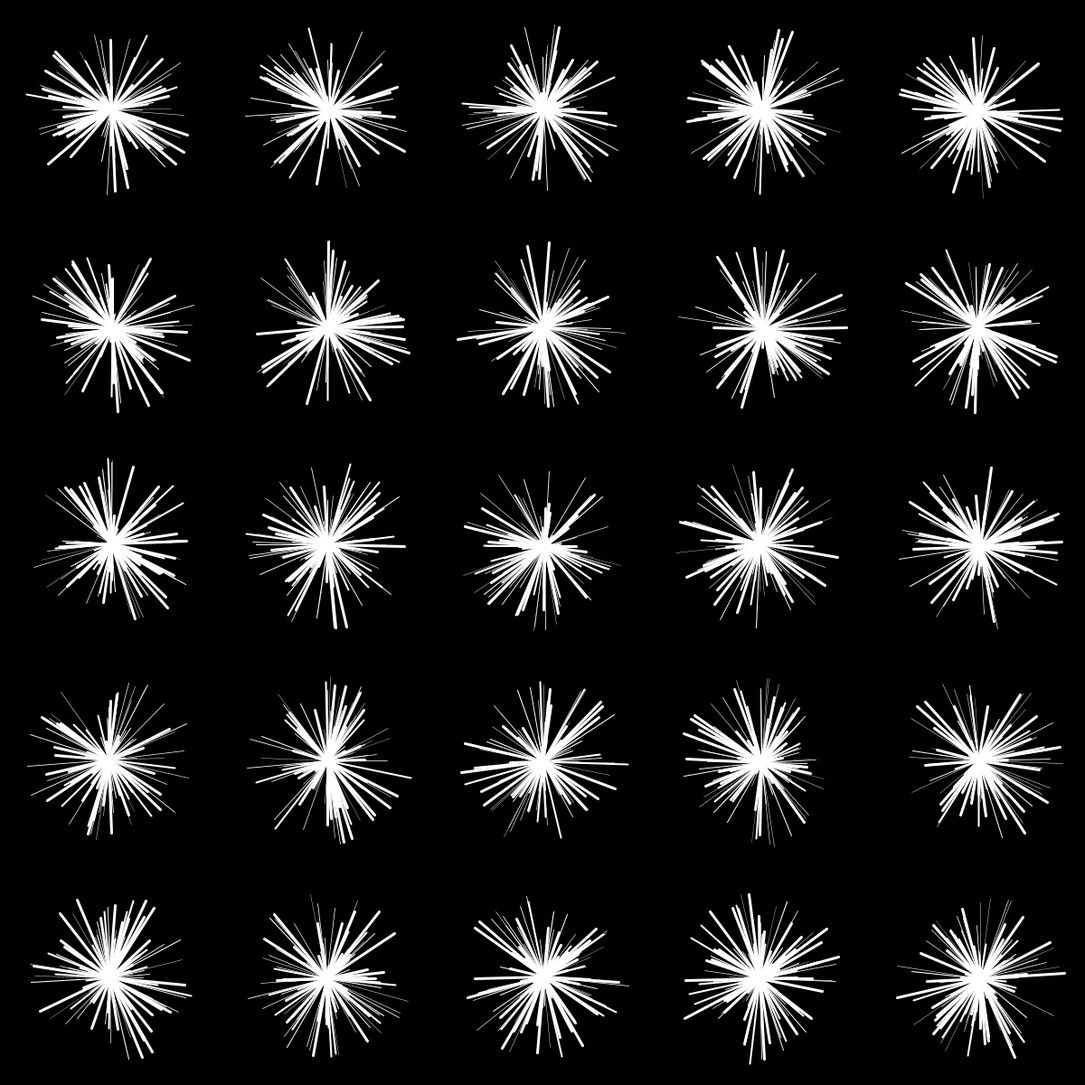
Frame 1 (no input)
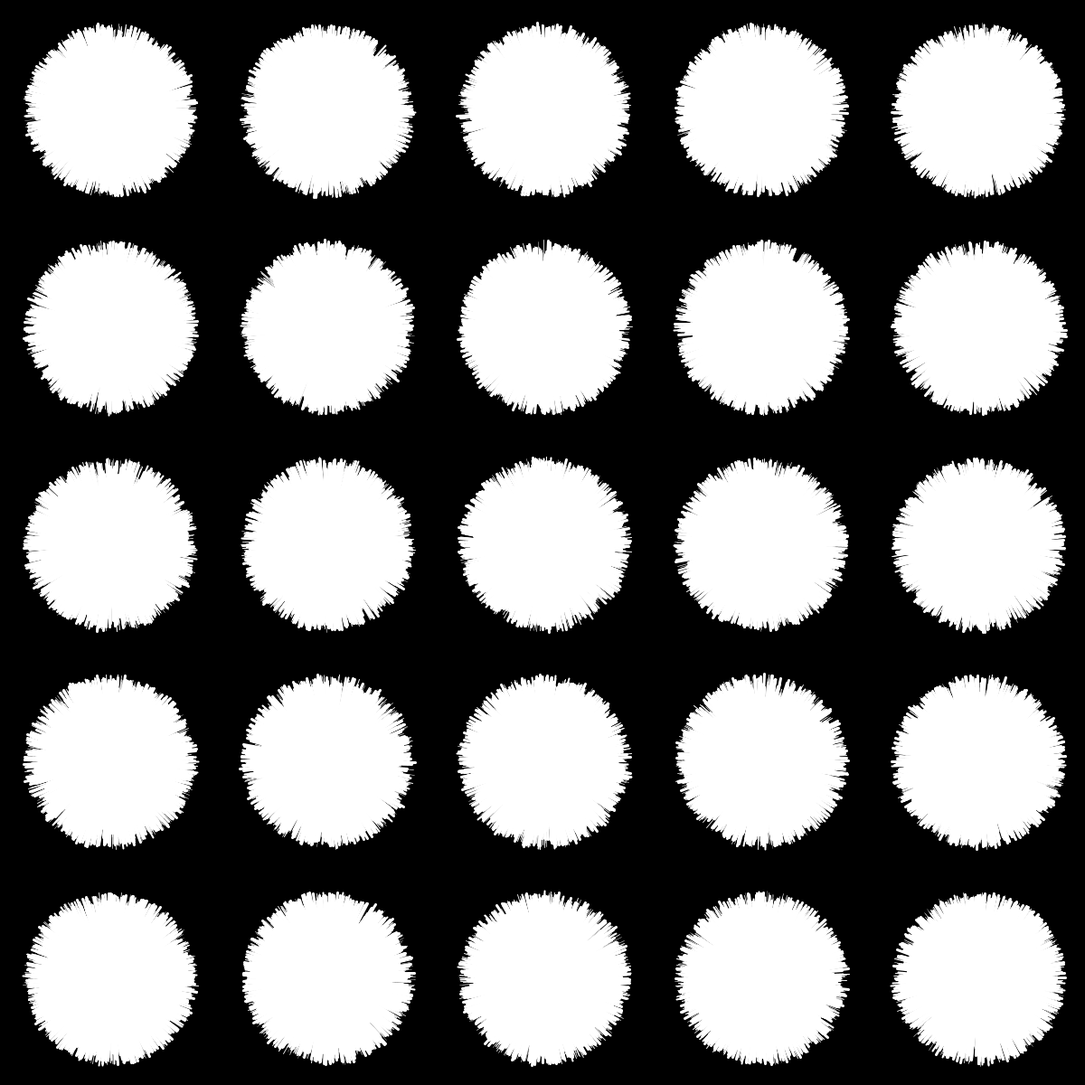
Frame 60 (the mouse pressed at the canvas centre just before this capture)
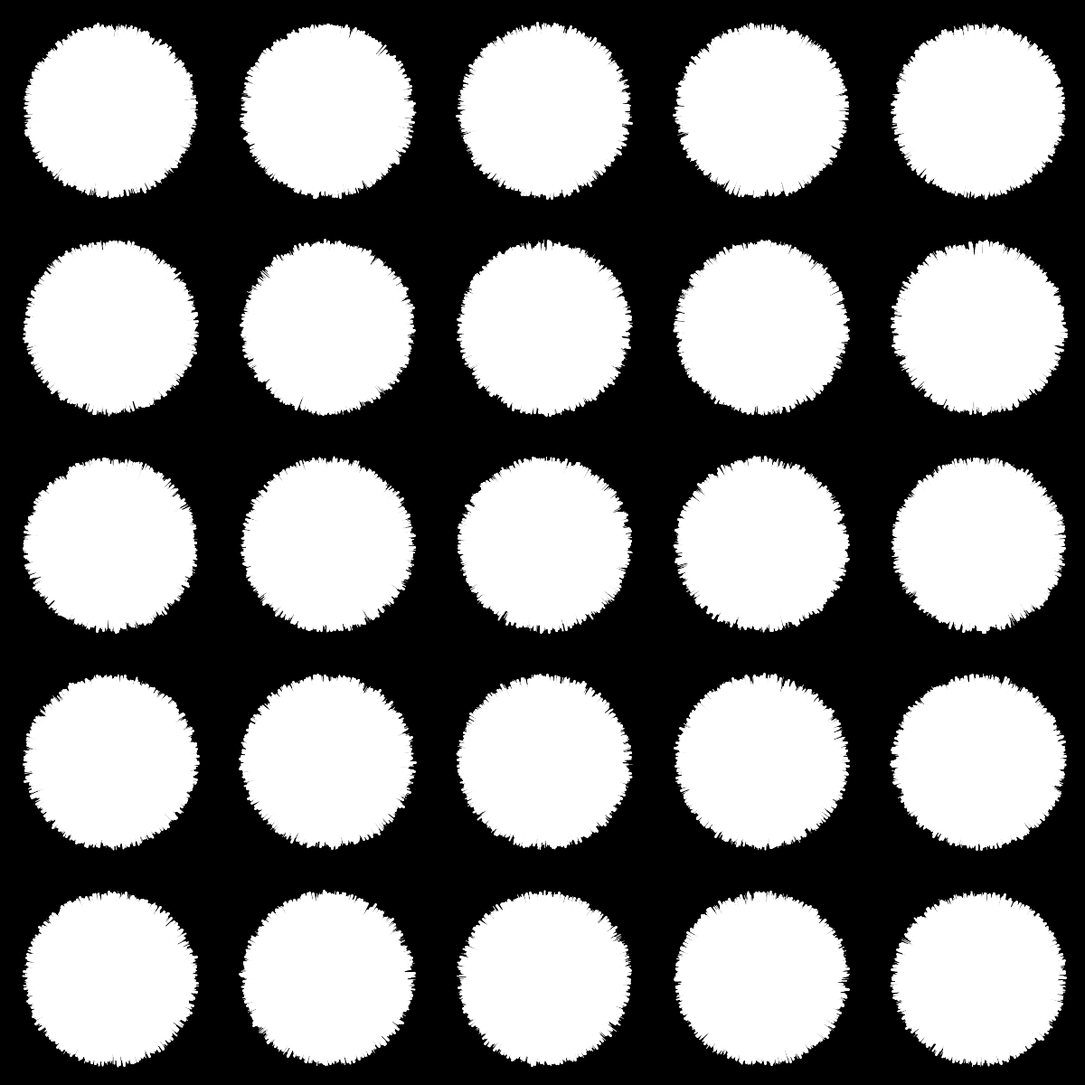
Frame 120 (the mouse held since frame 60 and released just before this capture)

The Processing sketch that drew these frames (run headless with seeded random() and noise(); from frame 60 on, the mouse is pressed at the canvas centre):

// Processing sketch: grid
// ── grid.pde
int numTiles = 5;
ArrayList<Star> stars;
boolean cleanUp = false;

void setup () {
  size(1200, 1200);

  background(0);
  noFill();
  frameRate(15);
  
  stars = new ArrayList<Star>();

  float tileSize = width / numTiles;
  float length = sqrt((tileSize * tileSize) + (tileSize * tileSize));

  for (int x = 0; x < numTiles; x++) {
    for (int y = 0; y < numTiles; y++) {
      stars.add(new Star(tileSize * x, tileSize * y, length * 0.4));
    }
  }
}

boolean reprint = false;

void draw() {
  //new Star(mouseX, mouseY, 120).draw();
  
  if (cleanUp && frameCount % 5 == 0) background(0);

   for (Star star : stars) {
     star.draw();
   }
}

void keyPressed() {
  if (key == 'b') background(0);
  if (key == 'c') cleanUp = !cleanUp;
  if (key == 'r') redraw();
}

// ── Star.pde
class Star {
  float x;
  float y;
  float radius;
 
  Star (float x, float y, float radius) {
    this.x = x;
    this.y = y;
    this.radius = radius;
  }

  void draw() {
    float margin = width / numTiles / 2;

    pushMatrix();
    translate(this.x + margin + random(5), this.y + margin +  random(5));

    for (int i = 0; i < this.radius; i++){
      pushMatrix();
        rotate(radians(i * random(70)));
        stroke(255);

        if (random(1) < 0.3) {
          strokeWeight(3);
        } else if (random(1) < 0.6) {
          strokeWeight(random(0.3, 1.1));
        } else if (random(1) > 0.6) {
          strokeWeight(2);
        }

        line(0, 0, i / 2, i / 2);
      popMatrix();
    }
    popMatrix();
  }
}
